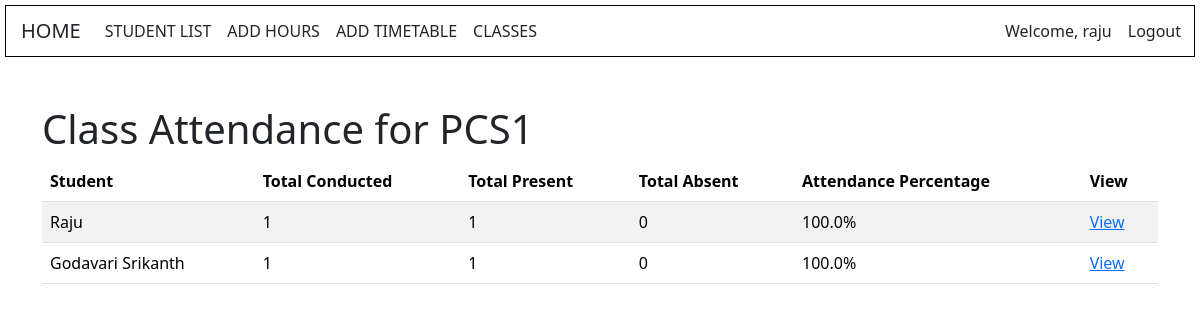
Page /students/classes/1/attendance/ (signed in) on the earlier database version.
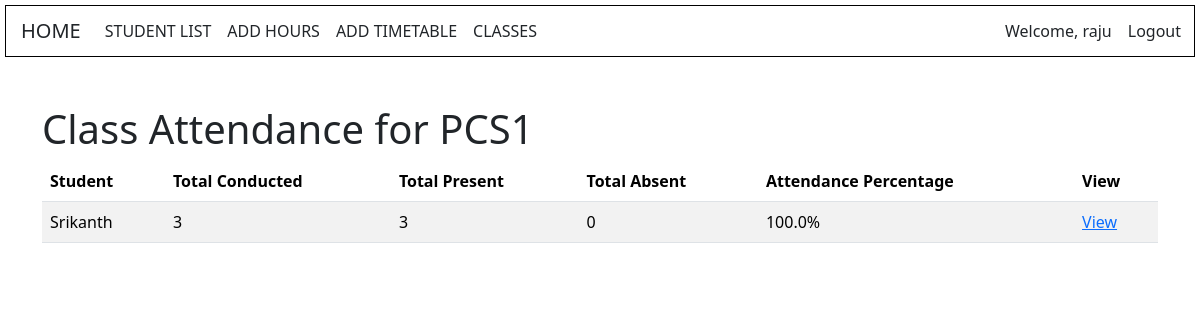
Same page on the later database version.
### students/models.py (models this page shows, shortened)
class Student(models.Model):
    name = models.CharField(max_length=100)
    roll_number = models.CharField(max_length=10, unique=True)
    student_class = models.ForeignKey(Class, on_delete=models.CASCADE)
    email = models.EmailField()
    phone = models.CharField(max_length=10)

### students/views.py (the view)
# urls.py: path('classes/<int:class_id>/attendance/', views.class_attendance, name='class_attendance'),
def class_attendance(request, class_id):
    student_class = get_object_or_404(Class, id=class_id)
    students = Student.objects.filter(student_class=student_class)
    attendance_data = []
    for student in students:
        attendances = Attendance.objects.filter(student=student)
        total_conducted = attendances.count()
        total_present = attendances.filter(status='Present').count()
        total_absent = attendances.filter(status='Absent').count()
        attendance_percentage = (total_present / total_conducted) * 100 if total_conducted > 0 else 0
        attendance_data.append({
            'student': student,
            'total_conducted': total_conducted,
            'total_present': total_present,
            'total_absent': total_absent,
            'attendance_percentage': attendance_percentage,
        })
    return render(request, 'students/class_attendance.html', {
        'student_class': student_class,
        'attendance_data': attendance_data,
    })

### students/templates/students/class_attendance.html (shortened to what this page needs)
<!DOCTYPE html>
<html lang="en">
<head>
    <link href="https://cdn.jsdelivr.net/npm/bootstrap@5.3.2/dist/css/bootstrap.min.css" rel="stylesheet">
</head>
<body>
    {% include 'students/navbar.html' %}
    <div class="container mt-5">
        <h1>Class Attendance for {{ student_class.name }}</h1>
        <div class="table-responsive">
            <table class="table table-striped">
                <thead>
                    <tr>
                        <th>Student</th>
                        <th>Total Conducted</th>
                        <th>Total Present</th>
                        <th>Total Absent</th>
                        <th>Attendance Percentage</th>
                        <th>View</th>
                    </tr>
                </thead>
                <tbody>
                    {% for data in attendance_data %}
                    <tr>
                        <td>{{ data.student.name }}</td>
                        <td>{{ data.total_conducted }}</td>
                        <td>{{ data.total_present }}</td>
                        <td>{{ data.total_absent }}</td>
                        <td>{{ data.attendance_percentage }}%</td>
                        <td><a href="{% url 'attendance_view' data.student.id %}">View</a></td>
                    </tr>
                    {% endfor %}
                </tbody>
            </table>
        </div>
    </div>
</body>
</html>

Differences in the rows shown:
no longer on this page (row edited): Student: student.name "Godavari Srikanth", total_conducted "1", total_present "1", total_absent "0", attendance_percentage "100.0"
changed Student: student.name "Raju" → "Srikanth"; total_conducted "1" → "3"; total_present "1" → "3"
